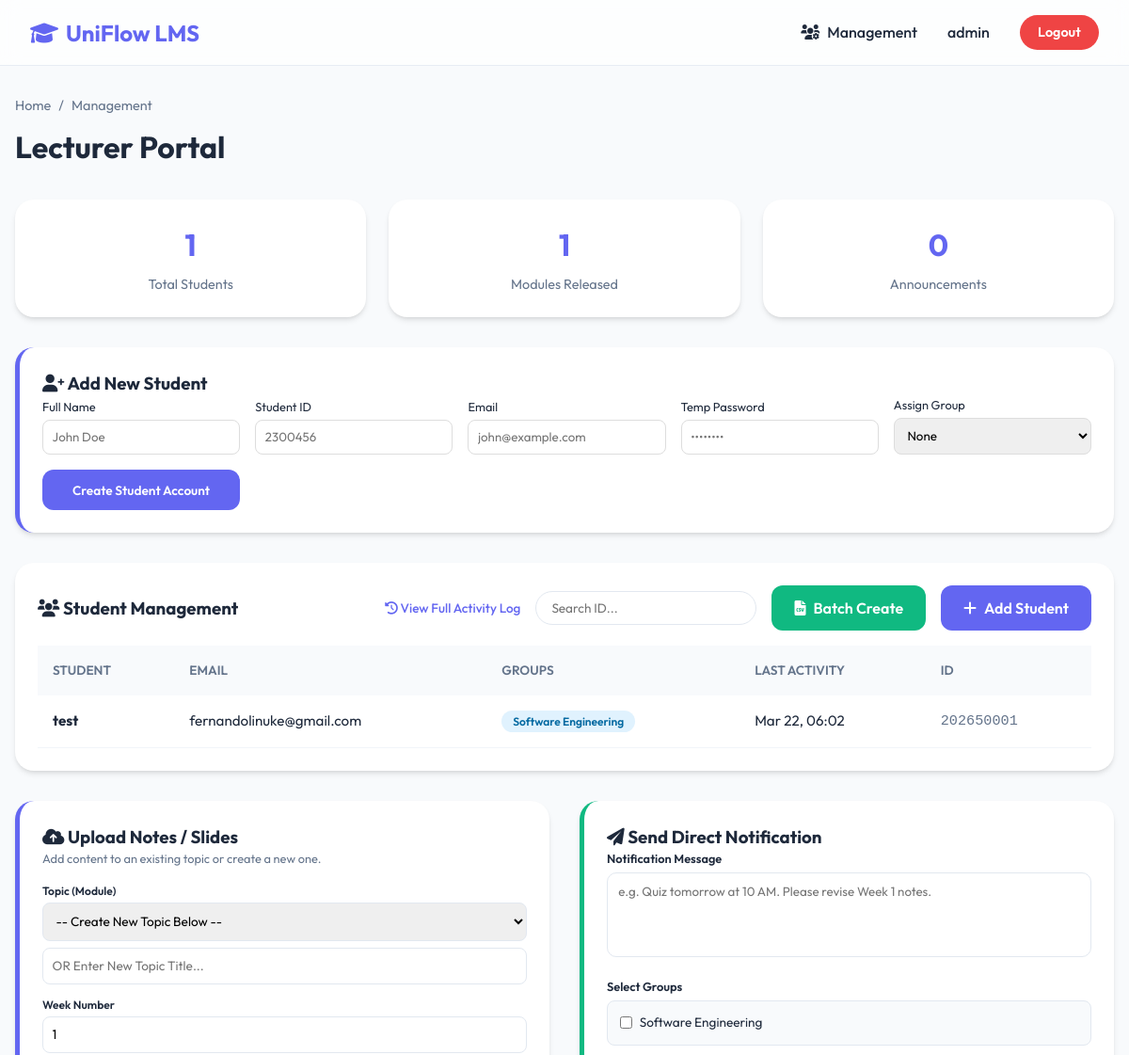
Before: /staff/ (signed in, upper part) with the older database file.
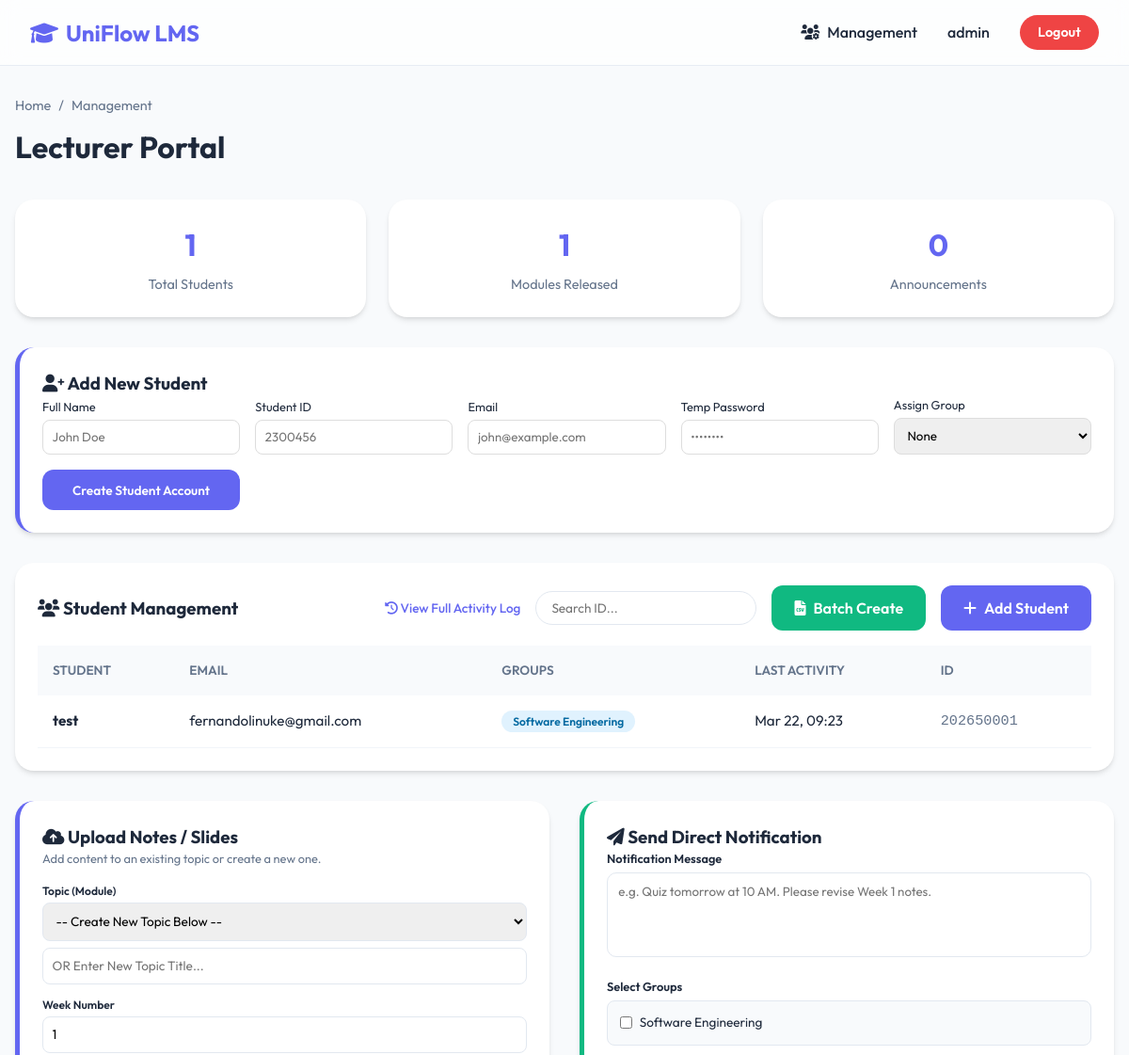
After: the same page with the newer database file.
### core/models.py (models this page shows, shortened)
class User(AbstractUser):
    ROLE_CHOICES = (
        ('lecturer', 'Lecturer'),
        ('student', 'Student'),
    )
    role = models.CharField(max_length=10, choices=ROLE_CHOICES, default='student')
    email = models.EmailField(unique=True)
    must_change_password = models.BooleanField(default=False)
    avatar = models.ImageField(upload_to='avatars/', null=True, blank=True)
    hub_integration_enabled = models.BooleanField(default=False)
    hub_linked_at = models.DateTimeField(null=True, blank=True)
    USERNAME_FIELD = 'email'
    REQUIRED_FIELDS = ['username']

### core/views.py (the view, shortened to what this page needs)
# urls.py: path('staff/', views.LecturerDashboardView.as_view(), name='lecturer_dashboard'),
class LecturerDashboardView(LoginRequiredMixin, View):
    def get(self, request):
        if request.user.role != 'lecturer' and not request.user.is_staff:
            return redirect('student_dashboard')
        students = User.objects.filter(role='student')
        modules = Module.objects.all()
        announcements = Announcement.objects.all()
        groups = Group.objects.all()
        context = {
            'students': students,
            'modules': modules,
            'announcements': announcements,
            'groups': groups,
        }
        return render(request, 'core/lecturer_dashboard.html', context)

### core/context_processors.py (called while the page is built)
def notifications_processor(request):
    if request.user.is_authenticated and request.user.role == 'student':
        return {
            'global_notifications': Notification.objects.filter(recipient=request.user, is_read=False).order_by('-created_at')
        }
    return {'global_notifications': []}

### templates/core/lecturer_dashboard.html (shortened to what the changed rows need)
{% extends 'core/base.html' %}
{% block content %}
<div class="page-header">
    <h1 class="page-title">Lecturer Portal</h1>
</div>
<div class="card">
    <table id="studentTable">
        <thead>
            <tr>
                <th>Student</th>
                <th>Email</th>
                <th>Groups</th>
                <th>Last Activity</th>
                <th>ID</th>
            </tr>
        </thead>
        <tbody>
            {% for student in students %}
            <tr>
                <td><strong>{{ student.get_full_name|default:student.username }}</strong></td>
                <td>{{ student.email }}</td>
                <td>
                    {% for group in student.student_groups.all %}
                        <span class="badge badge-student">{{ group.name }}</span>
                    {% empty %}
                        <span class="badge" style="background: #f1f5f9; color: #64748b;">No Group</span>
                    {% endfor %}
                </td>
                <td>{{ student.last_login|date:"M d, H:i"|default:"Never" }}</td>
                <td style="font-family: monospace; color: var(--text-light);">{{ student.username }}</td>
            </tr>
            {% endfor %}
        </tbody>
    </table>
</div>
{% endblock %}

Changed rows visible on the page:
changed User "test": last_login "Mar 22, 06:02" → "Mar 22, 09:23"
